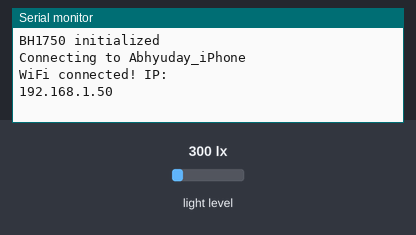
Bench run of a sketch on a simulated Arduino Nano 33 IoT. Parts: the last lines printed to the serial monitor. Inputs (shaded band) come from the test bench; at power-on: light level 300 lx. WiFi joins after 1.5 s; servers stay silent unless stated; web services answer with replies made up by the test bench.

Above: at 7.7 s.
7.8 s: light level set to 1000 lx
At 11.0 s:
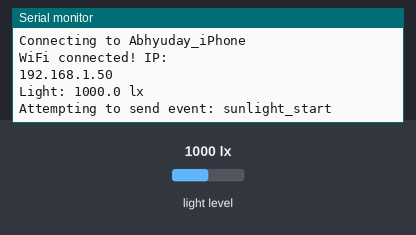
17.9 s: light level set to 40 lx
At 21.1 s:
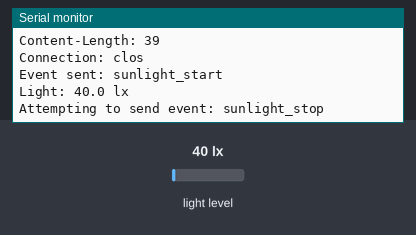

Measured:
- after the input at 7.8 s, the serial monitor: prints a new line after 2.2 s (image 1)
- after the input at 17.9 s, the serial monitor: prints a new line after 2.1 s (image 2)

The sketch:

3.1P.ino
```cpp
#include <WiFiNINA.h>
#include <Wire.h>
#include <BH1750.h>

char ssid[] = "Abhyuday_iPhone";  // Your WiFi name
char pass[] = "1234567890";      // Your WiFi password
char HOST_NAME[] = "maker.ifttt.com";
String KEY = "jQFKR3UB3-QXBW-n_JIPVqNY3WUhIEc2rSpkl21ZBxB";  // Your IFTTT key
WiFiClient client;

BH1750 lightMeter;
const float SUNLIGHT_THRESHOLD = 500.0;  // lux threshold, adjust as needed
bool inSunlight = false;  // Track state
unsigned long lastCheck = 0;
const unsigned long CHECK_INTERVAL = 10000;  // Check every 10 seconds

void setup() {
  Serial.begin(9600);
  while (!Serial);  // Wait for Serial (optional for debug)
  Wire.begin();
  if (!lightMeter.begin()) {
    Serial.println("BH1750 not detected!");
    while (1);  // Halt if sensor fails
  }
  Serial.println("BH1750 initialized");

  // Connect to WiFi with retry
  int attempts = 0;
  while (WiFi.status() != WL_CONNECTED && attempts < 6) {
    Serial.print("Connecting to ");
    Serial.println(ssid);
    WiFi.begin(ssid, pass);
    delay(5000);
    attempts++;
  }
  if (WiFi.status() == WL_CONNECTED) {
    Serial.println("WiFi connected! IP: ");
    Serial.println(WiFi.localIP());
  } else {
    Serial.println("WiFi connection failed!");
  }
}

void loop() {
  if (millis() - lastCheck > CHECK_INTERVAL) {
    lastCheck = millis();
    float lux = lightMeter.readLightLevel();
    Serial.print("Light: ");
    Serial.print(lux, 1);
    Serial.println(" lx");

    if (lux > SUNLIGHT_THRESHOLD && !inSunlight) {
      inSunlight = true;
      sendIFTTTEvent("sunlight_start");
    } else if (lux <= SUNLIGHT_THRESHOLD && inSunlight) {
      inSunlight = false;
      sendIFTTTEvent("sunlight_stop");
    }
  }
}

void sendIFTTTEvent(String event) {
  Serial.print("Attempting to send event: ");
  Serial.println(event);
  int retries = 0;
  while (retries < 3 && !client.connect(HOST_NAME, 80)) {
    Serial.println("Connection attempt failed, retrying...");
    delay(1000);
    retries++;
  }

  if (client.connected()) {
    String path = "/trigger/" + event + "/with/key/" + KEY;
    client.print("GET ");
    client.print(path);
    client.println(" HTTP/1.1");
    client.println("Host: maker.ifttt.com");
    client.println("User-Agent: ArduinoNano33IoT");
    client.println("Connection: close");
    client.println();
    delay(2000);  // Wait for response
    while (client.connected()) {
      if (client.available()) {
        String response = client.readString();
        Serial.println("IFTTT Response: " + response.substring(0, 100));  // First 100 chars
      }
    }
    client.stop();
    Serial.println("Event sent: " + event);
  } else {
    Serial.println("Failed to connect to IFTTT after retries.");
  }
}
```
